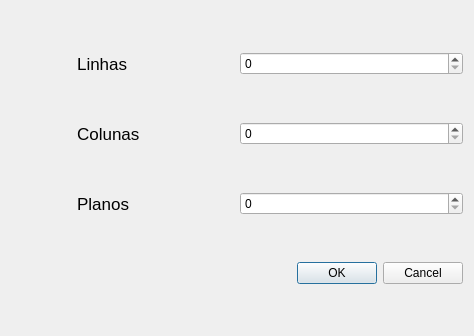
<?xml version="1.0" encoding="UTF-8"?>
<ui version="4.0">
 <class>DialogEscultor</class>
 <widget class="QDialog" name="DialogEscultor">
  <property name="geometry">
   <rect>
    <x>0</x>
    <y>0</y>
    <width>474</width>
    <height>336</height>
   </rect>
  </property>
  <property name="windowTitle">
   <string>Dialog</string>
  </property>
  <layout class="QVBoxLayout" name="verticalLayout">
   <item>
    <layout class="QHBoxLayout" name="horizontalLayout">
     <item>
      <widget class="QLabel" name="label">
       <property name="font">
        <font>
         <pointsize>13</pointsize>
        </font>
       </property>
       <property name="text">
        <string>              Linhas</string>
       </property>
      </widget>
     </item>
     <item>
      <widget class="QSpinBox" name="spinBoxLinhas"/>
     </item>
    </layout>
   </item>
   <item>
    <layout class="QHBoxLayout" name="horizontalLayout_2">
     <item>
      <widget class="QLabel" name="label_2">
       <property name="font">
        <font>
         <pointsize>13</pointsize>
        </font>
       </property>
       <property name="text">
        <string>              Colunas</string>
       </property>
      </widget>
     </item>
     <item>
      <widget class="QSpinBox" name="spinBoxColunas"/>
     </item>
    </layout>
   </item>
   <item>
    <layout class="QHBoxLayout" name="horizontalLayout_3">
     <item>
      <widget class="QLabel" name="label_3">
       <property name="font">
        <font>
         <pointsize>13</pointsize>
        </font>
       </property>
       <property name="text">
        <string>              Planos</string>
       </property>
      </widget>
     </item>
     <item>
      <widget class="QSpinBox" name="spinBoxPlanos"/>
     </item>
    </layout>
   </item>
   <item>
    <widget class="QDialogButtonBox" name="buttonBox">
     <property name="orientation">
      <enum>Qt::Horizontal</enum>
     </property>
     <property name="standardButtons">
      <set>QDialogButtonBox::Cancel|QDialogButtonBox::Ok</set>
     </property>
    </widget>
   </item>
  </layout>
 </widget>
 <resources/>
 <connections>
  <connection>
   <sender>buttonBox</sender>
   <signal>accepted()</signal>
   <receiver>DialogEscultor</receiver>
   <slot>accept()</slot>
   <hints>
    <hint type="sourcelabel">
     <x>248</x>
     <y>254</y>
    </hint>
    <hint type="destinationlabel">
     <x>157</x>
     <y>274</y>
    </hint>
   </hints>
  </connection>
  <connection>
   <sender>buttonBox</sender>
   <signal>rejected()</signal>
   <receiver>DialogEscultor</receiver>
   <slot>reject()</slot>
   <hints>
    <hint type="sourcelabel">
     <x>316</x>
     <y>260</y>
    </hint>
    <hint type="destinationlabel">
     <x>286</x>
     <y>274</y>
    </hint>
   </hints>
  </connection>
 </connections>
</ui>
